Frame 1 (no input): blank canvas, image omitted
Frame 60 (the mouse pressed at the canvas centre just before this capture): blank canvas, image omitted
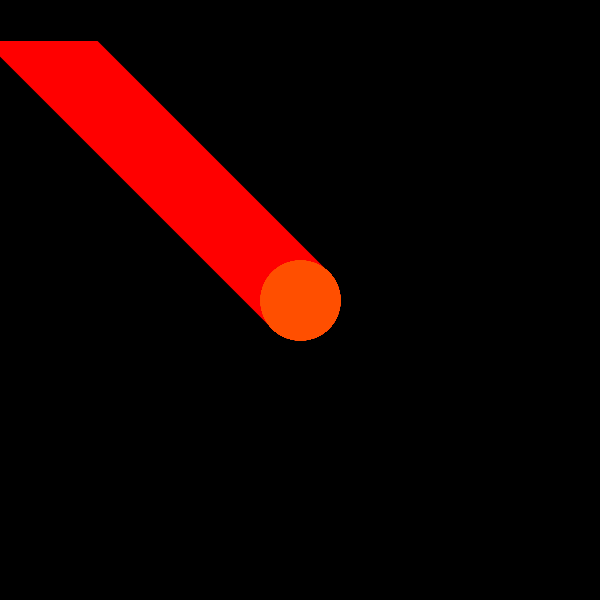
Frame 120 (the mouse held since frame 60 and released just before this capture)

The Processing sketch whose frames 1 and 60 were blank and that drew this single picture after the mouse press (run headless with seeded random() and noise(); from frame 60 on, the mouse is pressed at the canvas centre):

// Processing sketch: processing_134986
// ── processing_134986.pde

     float h=100;
     float s=100;
     float b=100; 
     int y;
     
 void setup(){
     background(0);
     size(600, 600);
     strokeWeight(80);
    }
 
 void draw(){
     colorMode(HSB,100);
     stroke(226, 204, 0);
     line(0, y, width, y);
  
 if(mousePressed){
    stroke(h,s,b);  
    line(mouseX,mouseY,pmouseX,pmouseY);
    h+=.09;
    if(h>=100){h=0;}
    }
 }
